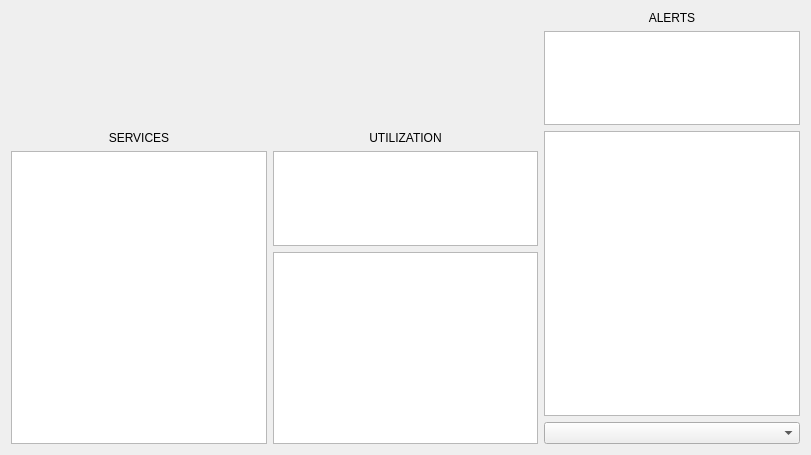
<?xml version="1.0" encoding="UTF-8"?>
<ui version="4.0">
 <class>MainWindow</class>
 <widget class="QWidget" name="MainWindow">
  <property name="geometry">
   <rect>
    <x>0</x>
    <y>0</y>
    <width>811</width>
    <height>455</height>
   </rect>
  </property>
  <property name="sizePolicy">
   <sizepolicy hsizetype="Expanding" vsizetype="Expanding">
    <horstretch>0</horstretch>
    <verstretch>0</verstretch>
   </sizepolicy>
  </property>
  <property name="minimumSize">
   <size>
    <width>811</width>
    <height>455</height>
   </size>
  </property>
  <property name="windowTitle">
   <string>Dita  (Beta)</string>
  </property>
  <layout class="QGridLayout" name="gridLayout_2">
   <item row="0" column="0">
    <layout class="QGridLayout" name="gridLayout">
     <property name="sizeConstraint">
      <enum>QLayout::SetMaximumSize</enum>
     </property>
     <item row="1" column="0">
      <layout class="QHBoxLayout" name="horizontalLower">
       <item>
        <layout class="QVBoxLayout" name="VertiService">
         <item>
          <widget class="QLabel" name="SERVICElabel">
           <property name="sizePolicy">
            <sizepolicy hsizetype="Preferred" vsizetype="Maximum">
             <horstretch>0</horstretch>
             <verstretch>0</verstretch>
            </sizepolicy>
           </property>
           <property name="text">
            <string>SERVICES</string>
           </property>
           <property name="alignment">
            <set>Qt::AlignCenter</set>
           </property>
          </widget>
         </item>
         <item>
          <widget class="QListWidget" name="service_list">
           <property name="sizePolicy">
            <sizepolicy hsizetype="Preferred" vsizetype="Preferred">
             <horstretch>0</horstretch>
             <verstretch>0</verstretch>
            </sizepolicy>
           </property>
          </widget>
         </item>
        </layout>
       </item>
       <item>
        <layout class="QVBoxLayout" name="VertiNet">
         <item>
          <widget class="QLabel" name="Netlabel">
           <property name="sizePolicy">
            <sizepolicy hsizetype="Preferred" vsizetype="Maximum">
             <horstretch>0</horstretch>
             <verstretch>0</verstretch>
            </sizepolicy>
           </property>
           <property name="text">
            <string>UTILIZATION</string>
           </property>
           <property name="alignment">
            <set>Qt::AlignCenter</set>
           </property>
          </widget>
         </item>
         <item>
          <widget class="QTableView" name="netTabel"/>
         </item>
         <item>
          <widget class="QTableView" name="netStats">
           <property name="sizePolicy">
            <sizepolicy hsizetype="Preferred" vsizetype="Fixed">
             <horstretch>0</horstretch>
             <verstretch>0</verstretch>
            </sizepolicy>
           </property>
          </widget>
         </item>
        </layout>
       </item>
       <item>
        <layout class="QVBoxLayout" name="VertiSats">
         <item>
          <widget class="QTextBrowser" name="devStats">
           <property name="sizePolicy">
            <sizepolicy hsizetype="Preferred" vsizetype="Preferred">
             <horstretch>0</horstretch>
             <verstretch>0</verstretch>
            </sizepolicy>
           </property>
          </widget>
         </item>
         <item>
          <widget class="QComboBox" name="comboBox"/>
         </item>
        </layout>
       </item>
      </layout>
     </item>
     <item row="0" column="0">
      <layout class="QHBoxLayout" name="horizontalUpper">
       <item>
        <widget class="QChartView" name="Spline" native="true">
         <property name="sizePolicy">
          <sizepolicy hsizetype="Expanding" vsizetype="Expanding">
           <horstretch>0</horstretch>
           <verstretch>0</verstretch>
          </sizepolicy>
         </property>
         <property name="minimumSize">
          <size>
           <width>0</width>
           <height>0</height>
          </size>
         </property>
        </widget>
       </item>
       <item>
        <layout class="QVBoxLayout" name="vertiAlerts">
         <item>
          <widget class="QLabel" name="ALERTS_label">
           <property name="sizePolicy">
            <sizepolicy hsizetype="Preferred" vsizetype="Maximum">
             <horstretch>0</horstretch>
             <verstretch>0</verstretch>
            </sizepolicy>
           </property>
           <property name="text">
            <string>ALERTS</string>
           </property>
           <property name="alignment">
            <set>Qt::AlignCenter</set>
           </property>
          </widget>
         </item>
         <item>
          <widget class="QListWidget" name="Alerts_list">
           <property name="sizePolicy">
            <sizepolicy hsizetype="Preferred" vsizetype="Preferred">
             <horstretch>0</horstretch>
             <verstretch>0</verstretch>
            </sizepolicy>
           </property>
          </widget>
         </item>
        </layout>
       </item>
      </layout>
     </item>
    </layout>
   </item>
  </layout>
 </widget>
 <customwidgets>
  <customwidget>
   <class>QChartView</class>
   <extends>QWidget</extends>
   <header>QtCharts/QChartView</header>
   <container>1</container>
  </customwidget>
 </customwidgets>
 <resources/>
 <connections/>
</ui>
